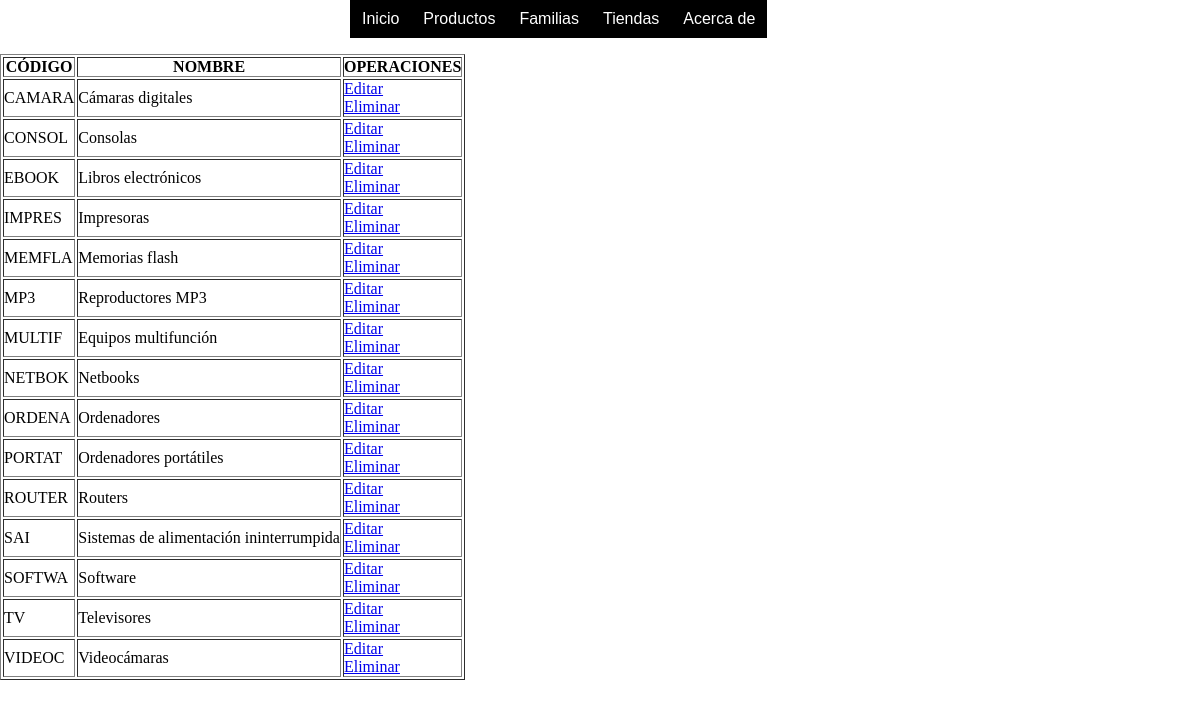
The app's page /familias/listar.php with its own data.
### tables this page shows
CREATE TABLE  familia ( cod VARCHAR( 6 ) NOT NULL , nombre VARCHAR( 200 ) NOT NULL , PRIMARY KEY (  cod ) );

### familias/listar.php (called while the page is built, shortened)
<?php
    require '../functions.php';
    include '../parts/menu.php';
    showDatosFamilias();
?>

### functions.php (the view, shortened to what this page needs)
<?php
function connection(){
    try {
        $db = new PDO("mysql:host=".LOCALHOST.";port=".PORT.";dbname=".DB,USER,PASSWORD);
    }catch(PDOException $pdo){
        echo $pdo -> getMessage();
        exit;
    }catch(Exception $e){
        echo $e -> getMessage();
        exit;
    }
    return $db;
}
function showDatosFamilias(){
    $db = connection();
    $consulta = $db -> query("SELECT * FROM familia",PDO::FETCH_OBJ);
    echo "<table border><tr>
            <th>CÓDIGO</th>
            <th>NOMBRE</th>
            <th>OPERACIONES</th>
        </tr>";
    while($row = $consulta -> fetch()){
        echo "<tr><td>".$row -> cod."</td>";
        echo "<td>".$row -> nombre."</td>";
        echo "<td><a href = 'crear.php?editar=true&cod=".$row -> cod."'>Editar</a><br><a href='listar.php?eliminar=true'>Eliminar</a></td></tr>";
    }
    echo "</table>";
}
?>

### parts/menu.php (shortened to what this page needs)
<html>
	<head>
		<link rel = "stylesheet" type = "text/css" href = <?=PATH."css/style.css"?>>
	</head>
	<body>
		<div id="header">
			<nav>
				<ul class="nav">
					<li><a href=<?=PATH."index.php"?>>Inicio</a></li>
					<li><a href=<?=PATH."productos/producto.php"?>>Productos</a>
					</li>
					<li><a href=<?=PATH."familias/familia.php"?>>Familias</a>
					</li>
					<li><a href=<?=PATH."tiendas/tienda.php"?>>Tiendas</a>
					</li>
					<li><a href="">Acerca de</a>
					</li>
				</ul>
			</nav>
		</div>
	</body>
</html>

### css/style.css (style rules this page uses)
* { margin:0px; padding:0px; }
#header { margin:auto; width:500px; font-family:Arial, Helvetica, sans-serif; }
ul, ol { list-style:none; }
.nav { width:500px; margin:0 auto; }
.nav > li { float:left; }
.nav li a { background-color:#000; color:#fff; text-decoration:none; padding:10px 12px; display:block; }

### records on screen
familia: cod "CAMARA", nombre "Cámaras digitales"
familia: cod "CONSOL", nombre "Consolas"
familia: cod "EBOOK", nombre "Libros electrónicos"
familia: cod "IMPRES", nombre "Impresoras"
familia: cod "MEMFLA", nombre "Memorias flash"
familia: cod "MP3", nombre "Reproductores MP3"
familia: cod "MULTIF", nombre "Equipos multifunción"
familia: cod "NETBOK", nombre "Netbooks"
familia: cod "ORDENA", nombre "Ordenadores"
familia: cod "PORTAT", nombre "Ordenadores portátiles"
familia: cod "ROUTER", nombre "Routers"
familia: cod "SAI", nombre "Sistemas de alimentación ininterrumpida"
familia: cod "SOFTWA", nombre "Software"
familia: cod "TV", nombre "Televisores"
familia: cod "VIDEOC", nombre "Videocámaras"
